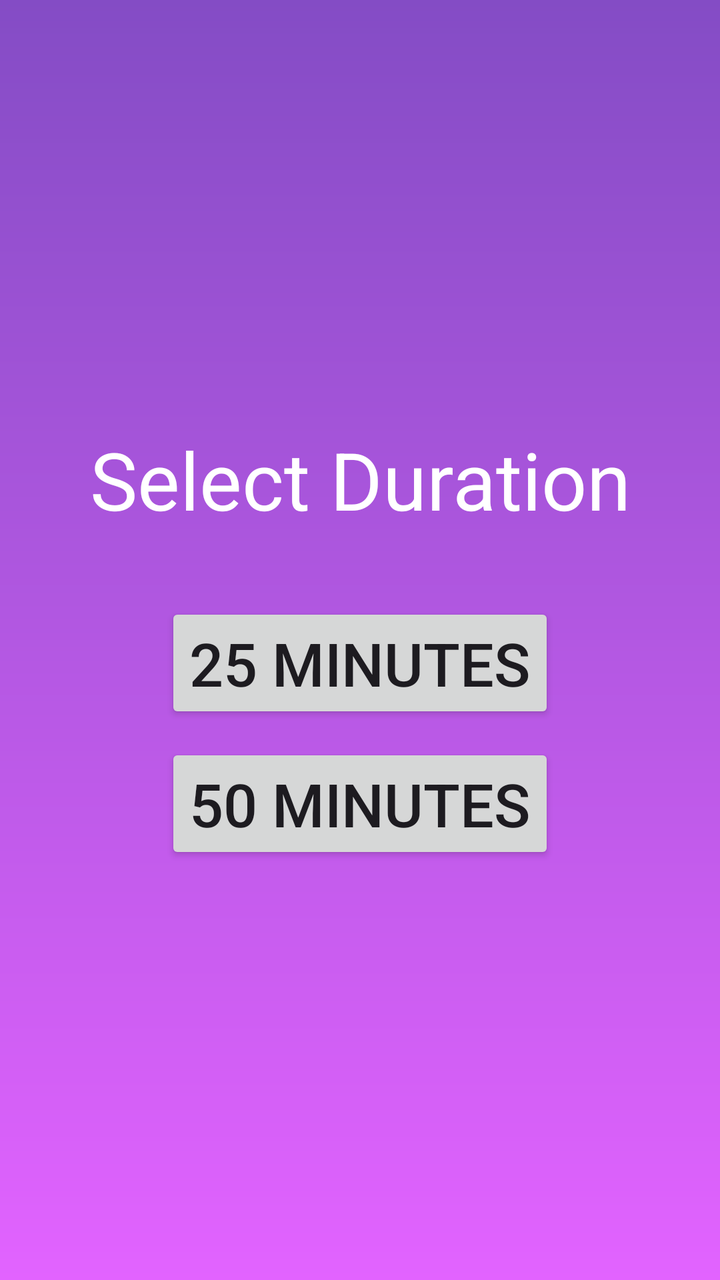
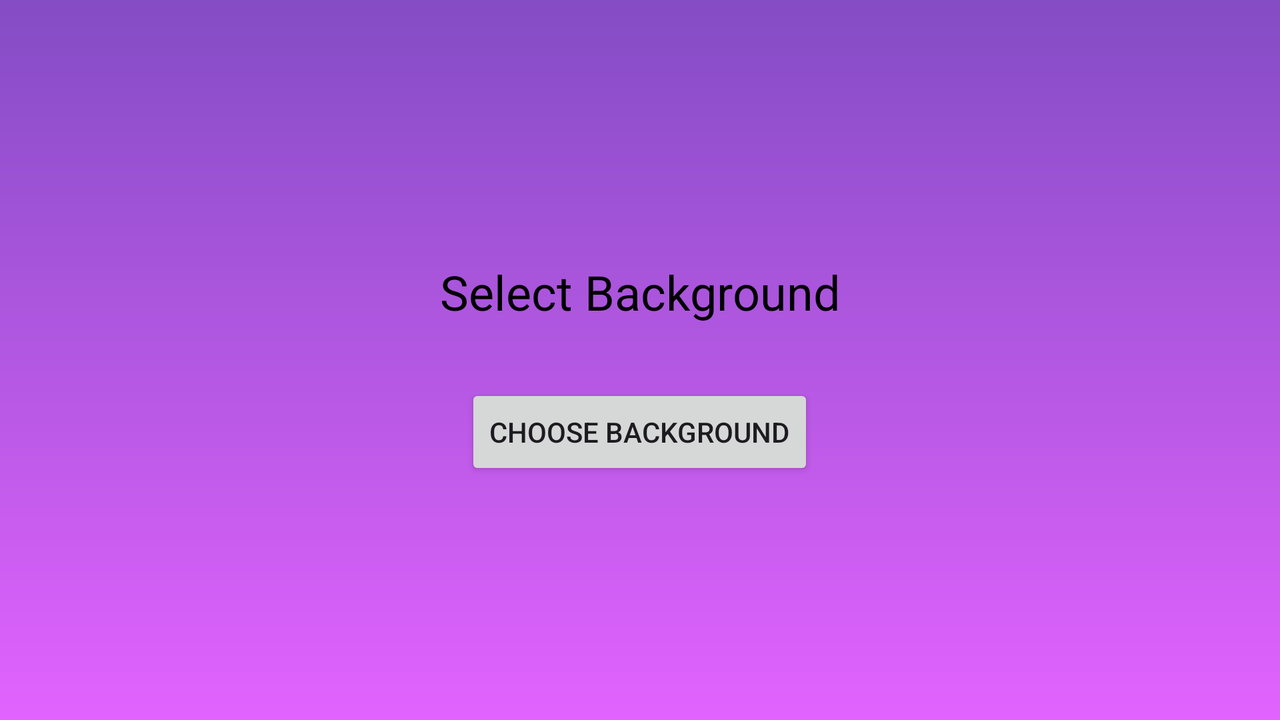

The same Android screen from two of the app's own layout files: first res/layout/ as a phone draws it, then the author's variant for another configuration, drawn on a device whose configuration selects that folder. Both files follow.
<!-- AndroidManifest.xml: application theme Theme.ProcrastiMATES -->
<!-- res/layout/activity_pomodoro.xml -->
<RelativeLayout xmlns:android="http://schemas.android.com/apk/res/android"
    xmlns:app="http://schemas.android.com/apk/res-auto"
    xmlns:tools="http://schemas.android.com/tools"
    android:layout_width="match_parent"
    android:layout_height="match_parent"
    android:background="@drawable/login_background"
    android:gravity="center"
    tools:context=".PomodoroActivity">

    <FrameLayout
        android:id="@+id/frameLayout"
        android:layout_width="match_parent"
        android:layout_height="match_parent">

        
        <LinearLayout
            android:id="@+id/linearLayoutDuration"
            android:layout_width="match_parent"
            android:layout_height="match_parent"
            android:orientation="vertical"
            android:gravity="center"
            android:visibility="visible">
            <TextView
                android:text="Select Duration"
                android:textSize="40dp"
                android:layout_marginBottom="20dp"
                android:layout_width="match_parent"
                android:layout_height="wrap_content"
                android:padding="10dp"
                android:textAlignment="center"
                android:textColor="@color/white"/>
            <Button
                android:id="@+id/selectDurationButton25"
                android:text="25 minutes"
                android:layout_width="wrap_content"
                android:layout_height="wrap_content"
                android:layout_marginVertical="5dp"
                android:textSize="30dp"
                />
            <Button
                android:id="@+id/selectDurationButton50"
                android:text="50 minutes"
                android:layout_width="wrap_content"
                android:layout_height="wrap_content"
                android:layout_marginVertical="5dp"
                android:textSize="30dp"/>
        </LinearLayout>

        
        <LinearLayout
            android:id="@+id/linearLayoutBackground"
            android:layout_width="match_parent"
            android:layout_height="match_parent"
            android:orientation="vertical"
            android:gravity="center"
            android:visibility="gone">

            <TextView
                android:text="Select Background"
                android:textSize="40dp"
                android:layout_marginBottom="20dp"
                android:layout_height="wrap_content"
                android:layout_width="match_parent"
                android:padding="10dp"
                android:layout_marginHorizontal="20dp"
                android:textAlignment="center"
                android:textColor="@color/white"/>

            <HorizontalScrollView
                android:layout_width="match_parent"
                android:layout_height="wrap_content"
                tools:ignore="SpeakableTextPresentCheck">
                <LinearLayout
                    android:layout_width="wrap_content"
                    android:layout_height="wrap_content"
                    android:orientation="horizontal"
                    android:layout_marginLeft="15dp"
                    android:gravity="center">

                    <ImageView
                        android:id="@+id/backgroundOption1"
                        android:layout_width="350dp"
                        android:layout_height="200dp"
                        android:layout_margin="2dp"
                        android:src="@drawable/photo1"
                        android:background="?android:attr/selectableItemBackgroundBorderless"
                        android:text="Background 1" />

                    <ImageView
                        android:id="@+id/backgroundOption2"
                        android:layout_width="350dp"
                        android:layout_height="200dp"
                        android:layout_margin="2dp"
                        android:src="@drawable/photo2"
                        android:background="?android:attr/selectableItemBackgroundBorderless"
                        android:text="Background 2" />

                    <ImageView
                        android:id="@+id/backgroundOption3"
                        android:layout_width="350dp"
                        android:layout_height="200dp"
                        android:layout_margin="2dp"
                        android:src="@drawable/photo3"
                        android:background="?android:attr/selectableItemBackgroundBorderless"
                        android:text="Background 3" />

                </LinearLayout>
            </HorizontalScrollView>

            <Button
                android:id="@+id/selectBackgroundButton"
                android:layout_width="wrap_content"
                android:layout_height="wrap_content"
                android:layout_marginTop="40dp"
                android:textSize="20dp"
                android:text="Confirm Background" />

        </LinearLayout>

        
        <LinearLayout
            android:id="@+id/linearLayoutTimer"
            android:layout_width="match_parent"
            android:layout_height="match_parent"
            android:orientation="vertical"
            android:gravity="center"
            android:visibility="gone">
            <ImageView
                android:layout_width="match_parent"
                android:layout_height="wrap_content"
                android:src="@drawable/baseline_timer_100"/>
            <TextView
                android:visibility="gone"
                android:id="@+id/workingTime"
                android:layout_width="match_parent"
                android:layout_height="wrap_content"
                android:text="Working Time"
                android:textSize="30dp"
                android:textAlignment="center"
                android:textColor="@color/white"
                />
            <TextView
                android:visibility="gone"
                android:id="@+id/breakTime"
                android:layout_width="match_parent"
                android:layout_height="wrap_content"
                android:text="Break Time"
                android:textSize="30dp"
                android:textAlignment="center"
                android:textColor="@color/white"
                />
            <TextView
                android:id="@+id/timerText"
                android:layout_width="match_parent"
                android:layout_height="wrap_content"
                android:text="00:00"
                android:padding="10dp"
                android:textAlignment="center"
                android:textSize="60sp"
                android:textStyle="bold"
                android:textColor="@color/white"/>

            <Button
                android:id="@+id/startTimerButton"
                android:text="Start Timer"
                android:layout_width="wrap_content"
                android:layout_height="wrap_content"
                android:layout_marginTop="20dp"/>

        </LinearLayout>

    </FrameLayout>
</RelativeLayout>
<!-- resources referenced by this layout -->
<resources>
  <color name="white">#FFFFFFFF</color>
  <!-- drawable baseline_timer_100 (drawable) -->
  <vector xmlns:android="http://schemas.android.com/apk/res/android" android:height="100dp" android:tint="#FFFFFF" android:viewportHeight="24" android:viewportWidth="24" android:width="100dp">
        
      <path android:fillColor="@android:color/white" android:pathData="M9,1h6v2h-6z"/>
        
      <path android:fillColor="@android:color/white" android:pathData="M19.03,7.39l1.42,-1.42c-0.43,-0.51 -0.9,-0.99 -1.41,-1.41l-1.42,1.42C16.07,4.74 14.12,4 12,4c-4.97,0 -9,4.03 -9,9c0,4.97 4.02,9 9,9s9,-4.03 9,-9C21,10.88 20.26,8.93 19.03,7.39zM13,14h-2V8h2V14z"/>
      
  </vector>
  <!-- drawable login_background (drawable) -->
  <?xml version="1.0" encoding="utf-8"?>
  <shape xmlns:android="http://schemas.android.com/apk/res/android">
  
      <gradient android:type="linear" android:angle="100"
          android:startColor="#844CC5" android:endColor="#E263FF"/>
  </shape>
  <!-- drawable photo2: jpg bitmap (drawable, 43566 bytes) -->
  <!-- drawable photo3: jpg bitmap (drawable, 112569 bytes) -->
  <style name="Theme.ProcrastiMATES" parent="Base.Theme.ProcrastiMATES" />
  <style name="Base.Theme.ProcrastiMATES" parent="Theme.Material3.DayNight.NoActionBar">
          
          
      </style>
</resources>
<!-- res/layout-land/activity_pomodoro.xml (the author's variant of the layout above) -->
<!-- drawn on the phone turned sideways -->
<RelativeLayout xmlns:android="http://schemas.android.com/apk/res/android"
    xmlns:app="http://schemas.android.com/apk/res-auto"
    xmlns:tools="http://schemas.android.com/tools"
    android:layout_width="match_parent"
    android:layout_height="match_parent"
    android:background="@drawable/login_background"
    android:gravity="center"
    tools:context=".PomodoroActivity">

    <FrameLayout
        android:id="@+id/frameLayout"
        android:layout_width="match_parent"
        android:layout_height="match_parent">
        <LinearLayout
            android:id="@+id/linearLayoutDuration"
            android:layout_width="match_parent"
            android:layout_height="match_parent"
            android:orientation="vertical"
            android:gravity="center"
            android:visibility="gone">
            <TextView
                android:text="Select Duration"
                android:textSize="24sp"
                android:layout_marginBottom="20dp"
                android:layout_height="wrap_content"
                android:layout_width="match_parent"
                android:padding="10dp"
                android:layout_marginHorizontal="20dp"
                android:textAlignment="center"
                android:textColor="@color/black"
                />
            <Button
                android:id="@+id/selectDurationButton25"
                android:text="25 minutes"
                android:layout_width="wrap_content"
                android:layout_height="wrap_content"
                android:layout_marginVertical="5dp"
                android:textSize="20dp"/>
            <Button
                android:id="@+id/selectDurationButton50"
                android:text="50 minutes"
                android:layout_width="wrap_content"
                android:layout_height="wrap_content"
                android:layout_marginVertical="5dp"
                android:textSize="20dp"/>
        </LinearLayout>

        <LinearLayout
            android:id="@+id/linearLayoutBackground"
            android:layout_width="match_parent"
            android:layout_height="match_parent"
            android:orientation="vertical"
            android:gravity="center"
            android:visibility="visible">
            <TextView
                android:text="Select Background"
                android:textSize="24sp"
                android:layout_marginBottom="20dp"
                android:layout_height="wrap_content"
                android:layout_width="match_parent"
                android:padding="10dp"
                android:layout_marginHorizontal="20dp"
                android:textAlignment="center"
                android:textColor="@color/black"/>
            <Button
                android:id="@+id/selectBackgroundButton"
                android:text="Choose Background"
                android:layout_width="wrap_content"
                android:layout_height="wrap_content"/>
        </LinearLayout>

        <LinearLayout
            android:id="@+id/linearLayoutTimer"
            android:layout_width="match_parent"
            android:layout_height="match_parent"
            android:orientation="vertical"
            android:gravity="center"
            android:visibility="gone">
            <ImageView
                android:layout_width="match_parent"
                android:layout_height="wrap_content"
                android:src="@drawable/baseline_timer_100"/>
            <TextView
                android:id="@+id/timerText"
                android:layout_width="match_parent"
                android:layout_height="wrap_content"
                android:layout_gravity="center"
                android:text="00:00"
                android:padding="10dp"
                android:textAlignment="center"
                android:textSize="60dp"
                android:textStyle="bold"
                android:textColor="@color/white"/>


        </LinearLayout>

    </FrameLayout>

</RelativeLayout>
<!-- resources referenced by the variant -->
<!-- as the phone turned sideways resolves them -->
<resources>
  <color name="black">#FF000000</color>
  <color name="white">#FFFFFFFF</color>
  <!-- drawable baseline_timer_100 (drawable) -->
  <vector xmlns:android="http://schemas.android.com/apk/res/android" android:height="100dp" android:tint="#FFFFFF" android:viewportHeight="24" android:viewportWidth="24" android:width="100dp">
        
      <path android:fillColor="@android:color/white" android:pathData="M9,1h6v2h-6z"/>
        
      <path android:fillColor="@android:color/white" android:pathData="M19.03,7.39l1.42,-1.42c-0.43,-0.51 -0.9,-0.99 -1.41,-1.41l-1.42,1.42C16.07,4.74 14.12,4 12,4c-4.97,0 -9,4.03 -9,9c0,4.97 4.02,9 9,9s9,-4.03 9,-9C21,10.88 20.26,8.93 19.03,7.39zM13,14h-2V8h2V14z"/>
      
  </vector>
  <!-- drawable login_background (drawable) -->
  <?xml version="1.0" encoding="utf-8"?>
  <shape xmlns:android="http://schemas.android.com/apk/res/android">
  
      <gradient android:type="linear" android:angle="100"
          android:startColor="#844CC5" android:endColor="#E263FF"/>
  </shape>
  <style name="Theme.ProcrastiMATES" parent="Base.Theme.ProcrastiMATES" />
  <style name="Base.Theme.ProcrastiMATES" parent="Theme.Material3.DayNight.NoActionBar">
          
          
      </style>
</resources>
